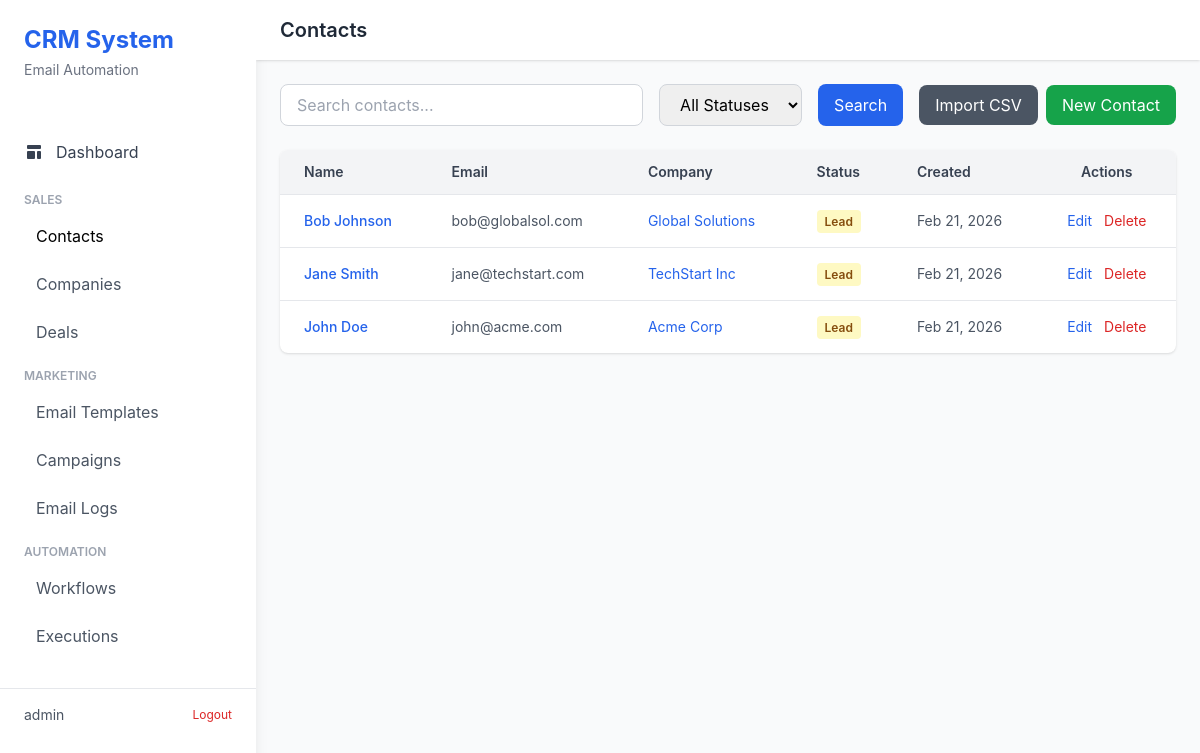
Screenshot of /contacts/ (signed in) with the database file from the repository.
### contacts/models.py (models this page shows, shortened)
class Contact(models.Model):
    STATUS_CHOICES = [
        ('lead', 'Lead'),
        ('prospect', 'Prospect'),
        ('customer', 'Customer'),
        ('archived', 'Archived'),
    ]
    first_name = models.CharField(max_length=255)
    last_name = models.CharField(max_length=255)
    email = models.EmailField(unique=True)
    phone = models.CharField(max_length=20, blank=True, null=True)
    company = models.ForeignKey(Company, on_delete=models.SET_NULL, null=True, blank=True, related_name='contacts')
    status = models.CharField(max_length=20, choices=STATUS_CHOICES, default='lead')
    tags = models.CharField(max_length=500, blank=True, help_text="Comma-separated tags")
    notes = models.TextField(blank=True)
    assigned_to = models.ForeignKey(User, on_delete=models.SET_NULL, null=True, blank=True, related_name='assigned_contacts')
    created_at = models.DateTimeField(auto_now_add=True)
    updated_at = models.DateTimeField(auto_now=True)
    class Meta:
        ordering = ['-created_at']
    @property
    def full_name(self):
        return f"{self.first_name} {self.last_name}"

class Company(models.Model):
    name = models.CharField(max_length=255)
    domain = models.CharField(max_length=255, blank=True, null=True, unique=True)
    industry = models.CharField(max_length=100, blank=True, null=True)
    size_choices = [
        ('1-10', '1-10'),
        ('11-50', '11-50'),
        ('51-200', '51-200'),
        ('201-500', '201-500'),
        ('501-1000', '501-1000'),
        ('1000+', '1000+'),
    ]
    size = models.CharField(max_length=20, choices=size_choices, blank=True, null=True)
    created_at = models.DateTimeField(auto_now_add=True)
    updated_at = models.DateTimeField(auto_now=True)
    class Meta:
        verbose_name_plural = "Companies"
        ordering = ['-created_at']

### contacts/views.py (the view)
# urls.py: path('', views.ContactListView.as_view(), name='contact_list'),
class ContactListView(LoginRequiredMixin, ListView):
    model = Contact
    template_name = 'contacts/contact_list.html'
    context_object_name = 'contacts'
    paginate_by = 20
    def get_queryset(self):
        queryset = Contact.objects.select_related('company', 'assigned_to')
        search = self.request.GET.get('search', '')
        if search:
            queryset = queryset.filter(
                Q(first_name__icontains=search) |
                Q(last_name__icontains=search) |
                Q(email__icontains=search)
            )
        status = self.request.GET.get('status', '')
        if status:
            queryset = queryset.filter(status=status)
        tags = self.request.GET.get('tags', '')
        if tags:
            queryset = queryset.filter(tags__icontains=tags)
        return queryset.order_by('-created_at')
    def get_context_data(self, **kwargs):
        context = super().get_context_data(**kwargs)
        context['statuses'] = Contact.STATUS_CHOICES
        return context

### templates/contacts/contact_list.html (shortened to what this page needs)
{% extends 'base.html' %}
{% block header %}Contacts{% endblock %}
{% block content %}
<div class="mb-6 flex justify-between items-center">
    <form method="get" class="flex gap-4 flex-1 mr-4">
        <input type="text" name="search" placeholder="Search contacts..." value="{{ request.GET.search }}" class="flex-1 px-4 py-2 border border-gray-300 rounded-lg">
        <select name="status" class="px-4 py-2 border border-gray-300 rounded-lg">
            <option value="">All Statuses</option>
        </select>
        <button type="submit" class="px-4 py-2 bg-blue-600 text-white rounded-lg hover:bg-blue-700">Search</button>
    </form>
    <div class="flex gap-2">
        <a href="{% url 'contacts:contact_import' %}" class="px-4 py-2 bg-gray-600 text-white rounded-lg hover:bg-gray-700">
            Import CSV
        </a>
        <a href="{% url 'contacts:contact_create' %}" class="px-4 py-2 bg-green-600 text-white rounded-lg hover:bg-green-700">
            New Contact
        </a>
    </div>
</div>
<div class="bg-white rounded-lg shadow overflow-hidden">
    <table class="w-full">
        <thead class="bg-gray-100 border-b">
            <tr>
                <th class="px-6 py-3 text-left text-sm font-semibold text-gray-700">Name</th>
                <th class="px-6 py-3 text-left text-sm font-semibold text-gray-700">Email</th>
                <th class="px-6 py-3 text-left text-sm font-semibold text-gray-700">Company</th>
                <th class="px-6 py-3 text-left text-sm font-semibold text-gray-700">Status</th>
                <th class="px-6 py-3 text-left text-sm font-semibold text-gray-700">Created</th>
                <th class="px-6 py-3 text-center text-sm font-semibold text-gray-700">Actions</th>
            </tr>
        </thead>
        <tbody class="divide-y">
            {% for contact in contacts %}
                <tr class="hover:bg-gray-50">
                    <td class="px-6 py-4 text-sm">
                        <a href="{% url 'contacts:contact_detail' contact.id %}" class="text-blue-600 hover:underline font-medium">
                            {{ contact.full_name }}
                        </a>
                    </td>
                    <td class="px-6 py-4 text-sm text-gray-600">{{ contact.email }}</td>
                    <td class="px-6 py-4 text-sm text-gray-600">
                        {% if contact.company %}
                            <a href="{% url 'contacts:company_detail' contact.company.id %}" class="text-blue-600 hover:underline">
                                {{ contact.company.name }}
                            </a>
                        {% else %}
                            -
                        {% endif %}
                    </td>
                    <td class="px-6 py-4 text-sm">
                        <span class="px-2 py-1 rounded text-xs font-semibold {% if contact.status == 'lead' %}bg-yellow-100 text-yellow-800{% elif contact.status == 'prospect' %}bg-blue-100 text-blue-800{% elif contact.status == 'customer' %}bg-green-100 text-green-800{% else %}bg-gray-100 text-gray-800{% endif %}">
                            {{ contact.get_status_display }}
                        </span>
                    </td>
                    <td class="px-6 py-4 text-sm text-gray-600">{{ contact.created_at|date:"M d, Y" }}</td>
                    <td class="px-6 py-4 text-center text-sm space-x-2">
                        <a href="{% url 'contacts:contact_update' contact.id %}" class="text-blue-600 hover:underline">Edit</a>
                        <a href="{% url 'contacts:contact_delete' contact.id %}" class="text-red-600 hover:underline">Delete</a>
                    </td>
                </tr>
            {% empty %}
                <tr>
                    <td colspan="6" class="px-6 py-4 text-center text-gray-500">No contacts found</td>
                </tr>
            {% endfor %}
        </tbody>
    </table>
</div>
{% endblock %}

### templates/base.html (shortened to what this page needs)
<!DOCTYPE html>
<html lang="en">
<head>
    <script src="https://cdn.tailwindcss.com"></script>
</head>
<body class="bg-gray-50">
    <div class="flex h-screen">
        <div class="w-64 bg-white shadow-lg overflow-y-auto">
            <div class="p-6">
                <h1 class="text-2xl font-bold text-blue-600">CRM System</h1>
                <p class="text-sm text-gray-500 mt-1">Email Automation</p>
            </div>
            <nav class="mt-6">
                <a href="{% url 'dashboard' %}" class="block px-6 py-3 {% if request.resolver_match.url_name == 'dashboard' %}sidebar-active{% else %}text-gray-700 hover:bg-gray-100{% endif %}">
                    <span class="flex items-center">
                        Dashboard
                    </span>
                </a>
                <div class="mt-4 px-6">
                    <p class="text-xs font-semibold text-gray-400 uppercase">Sales</p>
                    <a href="{% url 'contacts:contact_list' %}" class="block mt-2 px-3 py-2 rounded {% if request.resolver_match.app_name == 'contacts' %}sidebar-active{% else %}text-gray-600 hover:bg-gray-100{% endif %}">
                        Contacts
                    </a>
                    <a href="{% url 'contacts:company_list' %}" class="block mt-2 px-3 py-2 rounded {% if request.resolver_match.url_name == 'company_list' %}sidebar-active{% else %}text-gray-600 hover:bg-gray-100{% endif %}">
                        Companies
                    </a>
                    <a href="{% url 'deals:deal_list' %}" class="block mt-2 px-3 py-2 rounded {% if request.resolver_match.app_name == 'deals' %}sidebar-active{% else %}text-gray-600 hover:bg-gray-100{% endif %}">
                        Deals
                    </a>
                </div>
                <div class="mt-4 px-6">
                    <p class="text-xs font-semibold text-gray-400 uppercase">Marketing</p>
                    <a href="{% url 'emails:template_list' %}" class="block mt-2 px-3 py-2 rounded {% if request.resolver_match.url_name == 'template_list' %}sidebar-active{% else %}text-gray-600 hover:bg-gray-100{% endif %}">
                        Email Templates
                    </a>
                    <a href="{% url 'emails:campaign_list' %}" class="block mt-2 px-3 py-2 rounded {% if request.resolver_match.url_name == 'campaign_list' %}sidebar-active{% else %}text-gray-600 hover:bg-gray-100{% endif %}">
                        Campaigns
                    </a>
                    <a href="{% url 'emails:log_list' %}" class="block mt-2 px-3 py-2 rounded {% if request.resolver_match.url_name == 'log_list' %}sidebar-active{% else %}text-gray-600 hover:bg-gray-100{% endif %}">
                        Email Logs
                    </a>
                </div>
                <div class="mt-4 px-6">
                    <p class="text-xs font-semibold text-gray-400 uppercase">Automation</p>
                    <a href="{% url 'automations:workflow_list' %}" class="block mt-2 px-3 py-2 rounded {% if request.resolver_match.url_name == 'workflow_list' %}sidebar-active{% else %}text-gray-600 hover:bg-gray-100{% endif %}">
                        Workflows
                    </a>
                    <a href="{% url 'automations:execution_list' %}" class="block mt-2 px-3 py-2 rounded {% if request.resolver_match.url_name == 'execution_list' %}sidebar-active{% else %}text-gray-600 hover:bg-gray-100{% endif %}">
                        Executions
                    </a>
                </div>
            </nav>
            <div class="mt-8 px-6 border-t pt-4">
                <div class="flex items-center justify-between">
                    <span class="text-sm text-gray-600">{{ user.username }}</span>
                    <a href="{% url 'account_logout' %}" class="text-xs text-red-600 hover:text-red-700">Logout</a>
                </div>
            </div>
        </div>
        <div class="flex-1 flex flex-col overflow-hidden">
            <header class="bg-white shadow">
                <div class="px-6 py-4 flex justify-between items-center">
                    <h2 class="text-xl font-semibold text-gray-800">{% block header %}Welcome{% endblock %}</h2>
                </div>
            </header>
            <main class="flex-1 overflow-auto">
                <div class="p-6">
                    {% block content %}{% endblock %}
                </div>
            </main>
        </div>
    </div>
</body>
</html>

### templates/base.html (style rules this page uses)
body { font-family: -apple-system, BlinkMacSystemFont, 'Segoe UI', Roboto, 'Helvetica Neue', Arial, sans-serif; }
.sidebar-active { @apply bg-blue-500 text-white; }

### rows the page displays
Contact: full_name "Bob Johnson", email "bob@globalsol.com", company.name "Global Solutions", status "Lead", created_at "Feb 21, 2026"
Contact: full_name "Jane Smith", email "jane@techstart.com", company.name "TechStart Inc", status "Lead", created_at "Feb 21, 2026"
Contact: full_name "John Doe", email "john@acme.com", company.name "Acme Corp", status "Lead", created_at "Feb 21, 2026"

### other values shown
{{ user.username }} "admin"
